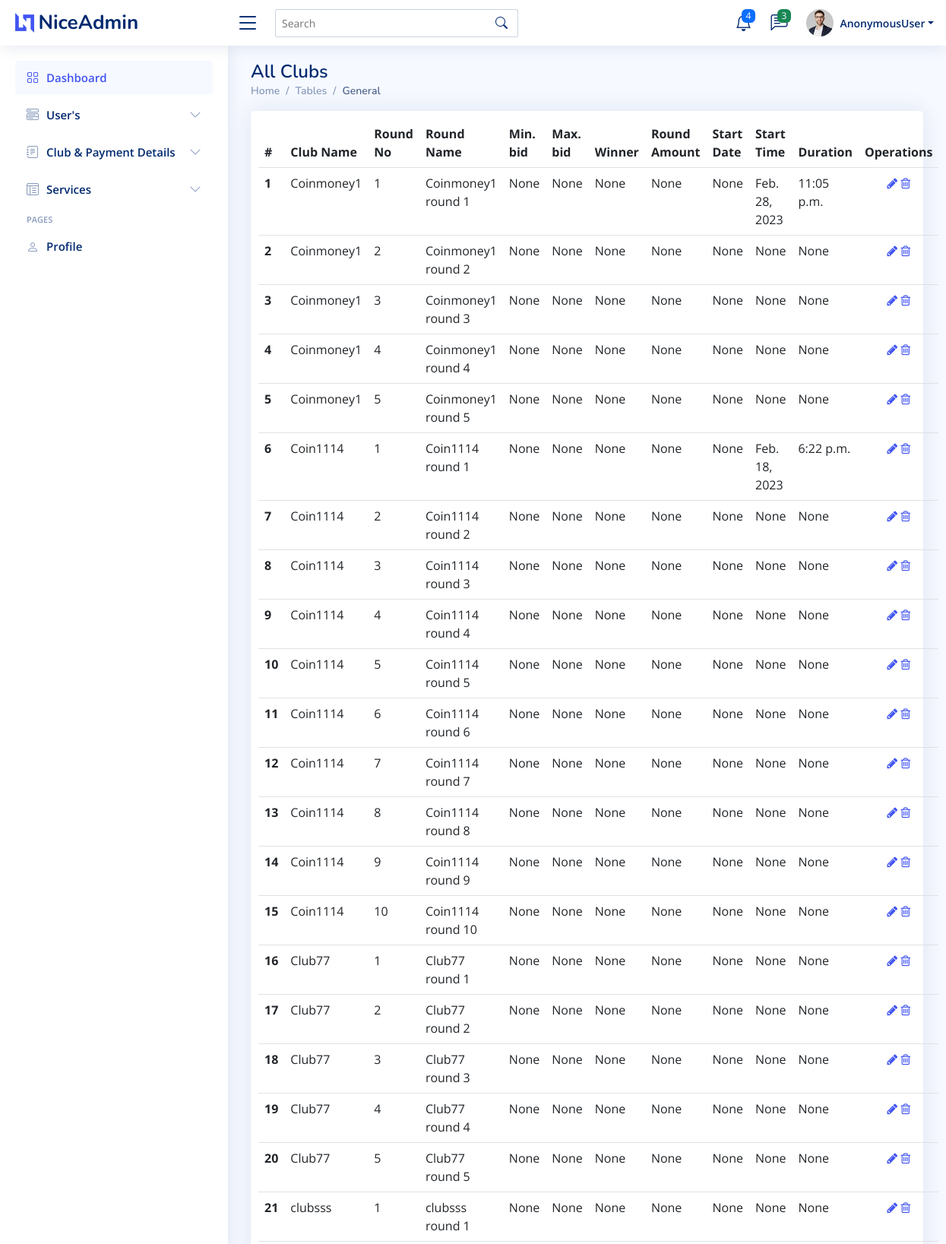
The app's page /homepage/getallround/ (upper part) with its own data.
### api/models.py (models this page shows, shortened)
class rounds(models.Model):
    clubname=models.CharField(max_length=50)
    roundno=models.CharField(max_length=20,null=True)
    roundname=models.CharField(max_length=20,null=True)
    minbid=models.CharField(max_length=20,null=True)
    maxbid=models.CharField(max_length=20,null=True)
    winner=models.CharField(max_length=20,null=True)
    roundamount=models.CharField(max_length=20,null=True)
    status=models.CharField(max_length=20,null=True)
    startdate=models.DateField(null=True)
    starttime=models.TimeField(null=True)
    duration=models.CharField(max_length=20,null=True)
    is_completed=models.BooleanField(null=True)
    Payment_status=models.BooleanField(default=False)

### adminapp/views.py (the view)
# urls.py: path('getallround/', views.RoundsPage),
def RoundsPage(request):
    getRound = rounds.objects.all()
    return render(request, "rounds.html", {'rounds':getRound})

### templates/rounds.html (shortened to what this page needs)
{% extends 'index.html' %}
{% load static %}
{% block content %}
  <main id="main" class="main">
    <div class="pagetitle">
      <h1>All Clubs</h1>
      <nav>
        <ol class="breadcrumb">
          <li class="breadcrumb-item"><a href="index.html">Home</a></li>
          <li class="breadcrumb-item">Tables</li>
          <li class="breadcrumb-item active">General</li>
        </ol>
      </nav>
    </div>
    <section class="section">
      <div class="row">
        <div class="col-lg-12">
          <div class="card">
            <div class="card-body" style="padding:10px;">
              <table class="table">
                <thead>
                  <tr>
                    <th scope="col">#</th>
                    <th scope="col">Club Name</th>
                    <th scope="col">Round No</th>
                    <th scope="col">Round Name</th>
                    <th scope="col">Min. bid</th>
                    <th scope="col">Max. bid</th>
                    <th scope="col">Winner</th>
                    <th scope="col">Round Amount</th>
                    <th scope="col">Start Date</th>
                    <th scope="col">Start Time</th>
                    <th scope="col">Duration</th>
                    <th scope="col">Operations</th>
                  </tr>
                </thead>
                <tbody>
                  {% for round in rounds %}
                  <tr>
                    <th scope="row">{{forloop.counter}}</th>
                    <td>{{ round.clubname }}</td>
                    <td>{{ round.roundno }}</td>
                    <td>{{ round.roundname }}</td>
                    <td>{{ round.minbid }}</td>
                    <td>{{ round.maxbid }}</td>
                    <td>{{ round.winner }}</td>
                    <td>{{ round.roundamount }}</td>
                    <td>{{ round.status }}</td>
                    <td>{{ round.startdate }}</td>
                    <td>{{ round.starttime }}</td>
                    <td style="text-align: center;"><a href="{% url 'update_round' id=round.id %}"> <i class="fa fa-pencil"> </i> </a>
                      <a href="{% url 'del_round' id=round.id %}"><i class="fa fa-trash-o"></i></a></td>
                  </tr>
                  {% endfor %}
                </tbody>
              </table>
            </div>
          </div>
        </div>
      </div>
    </section>
  </main>
  {% endblock content %}

### static/assets/css/style.css (style rules this page uses)
:root { scroll-behavior: smooth; }
body { font-family: "Open Sans", sans-serif; background: #f6f9ff; color: #444444; }
a { color: #4154f1; text-decoration: none; }
h1, h2, h3, h4, h5, h6 { font-family: "Nunito", sans-serif; }
#main { margin-top: 60px; padding: 20px 30px; transition: all 0.3s; }
.pagetitle { margin-bottom: 10px; }
.pagetitle h1 { font-size: 24px; margin-bottom: 0; font-weight: 600; color: #012970; }
.card { margin-bottom: 30px; border: none; border-radius: 5px; box-shadow: 0px 0 30px rgba(1, 41, 112, 0.1); }
.card-body { padding: 0 20px 20px 20px; }
.breadcrumb { font-size: 14px; font-family: "Nunito", sans-serif; color: #899bbd; font-weight: 600; }
.breadcrumb a { color: #899bbd; transition: 0.3s; }
.breadcrumb .breadcrumb-item::before { color: #899bbd; }
.breadcrumb .active { color: #51678f; font-weight: 600; }
@media (min-width: 1200px) { #main, #footer { margin-left: 300px; } }

### records on screen
rounds: clubname "Coinmoney1", roundno "1", roundname "Coinmoney1 round 1", minbid "None", maxbid "None", winner "None", roundamount "None", status "None", startdate "Feb. 28, 2023", starttime "11:05 p.m."
rounds: clubname "Coinmoney1", roundno "2", roundname "Coinmoney1 round 2", minbid "None", maxbid "None", winner "None", roundamount "None", status "None", startdate "None", starttime "None"
rounds: clubname "Coinmoney1", roundno "3", roundname "Coinmoney1 round 3", minbid "None", maxbid "None", winner "None", roundamount "None", status "None", startdate "None", starttime "None"
rounds: clubname "Coinmoney1", roundno "4", roundname "Coinmoney1 round 4", minbid "None", maxbid "None", winner "None", roundamount "None", status "None", startdate "None", starttime "None"
rounds: clubname "Coinmoney1", roundno "5", roundname "Coinmoney1 round 5", minbid "None", maxbid "None", winner "None", roundamount "None", status "None", startdate "None", starttime "None"
rounds: clubname "Coin1114", roundno "1", roundname "Coin1114 round 1", minbid "None", maxbid "None", winner "None", roundamount "None", status "None", startdate "Feb. 18, 2023", starttime "6:22 p.m."
rounds: clubname "Coin1114", roundno "2", roundname "Coin1114 round 2", minbid "None", maxbid "None", winner "None", roundamount "None", status "None", startdate "None", starttime "None"
rounds: clubname "Coin1114", roundno "3", roundname "Coin1114 round 3", minbid "None", maxbid "None", winner "None", roundamount "None", status "None", startdate "None", starttime "None"
rounds: clubname "Coin1114", roundno "4", roundname "Coin1114 round 4", minbid "None", maxbid "None", winner "None", roundamount "None", status "None", startdate "None", starttime "None"
rounds: clubname "Coin1114", roundno "5", roundname "Coin1114 round 5", minbid "None", maxbid "None", winner "None", roundamount "None", status "None", startdate "None", starttime "None"
rounds: clubname "Coin1114", roundno "6", roundname "Coin1114 round 6", minbid "None", maxbid "None", winner "None", roundamount "None", status "None", startdate "None", starttime "None"
rounds: clubname "Coin1114", roundno "7", roundname "Coin1114 round 7", minbid "None", maxbid "None", winner "None", roundamount "None", status "None", startdate "None", starttime "None"
rounds: clubname "Coin1114", roundno "8", roundname "Coin1114 round 8", minbid "None", maxbid "None", winner "None", roundamount "None", status "None", startdate "None", starttime "None"
rounds: clubname "Coin1114", roundno "9", roundname "Coin1114 round 9", minbid "None", maxbid "None", winner "None", roundamount "None", status "None", startdate "None", starttime "None"
rounds: clubname "Coin1114", roundno "10", roundname "Coin1114 round 10", minbid "None", maxbid "None", winner "None", roundamount "None", status "None", startdate "None", starttime "None"
rounds: clubname "Club77", roundno "1", roundname "Club77 round 1", minbid "None", maxbid "None", winner "None", roundamount "None", status "None", startdate "None", starttime "None"
rounds: clubname "Club77", roundno "2", roundname "Club77 round 2", minbid "None", maxbid "None", winner "None", roundamount "None", status "None", startdate "None", starttime "None"
rounds: clubname "Club77", roundno "3", roundname "Club77 round 3", minbid "None", maxbid "None", winner "None", roundamount "None", status "None", startdate "None", starttime "None"
rounds: clubname "Club77", roundno "4", roundname "Club77 round 4", minbid "None", maxbid "None", winner "None", roundamount "None", status "None", startdate "None", starttime "None"
rounds: clubname "Club77", roundno "5", roundname "Club77 round 5", minbid "None", maxbid "None", winner "None", roundamount "None", status "None", startdate "None", starttime "None"
rounds: clubname "clubsss", roundno "1", roundname "clubsss round 1", minbid "None", maxbid "None", winner "None", roundamount "None", status "None", startdate "None", starttime "None"

### other values on screen
{{ request.user }} "AnonymousUser"
